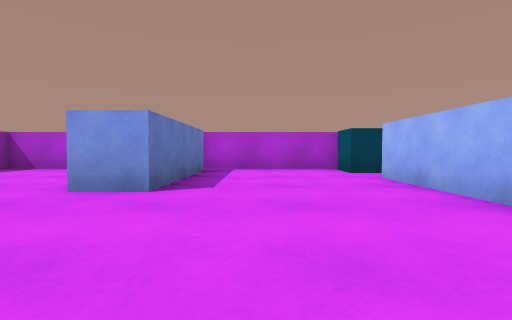
view 1 (above)

13 first-person views from a walk through a Unity game level. The camera is 0.51 m above the floor, tilts 2° down and sees 85° across. The floor is counted in squares, 1 m on a side. Each view is taken from the middle of a square. On the plan, view 1 faces up. The plan holds only what a view shows up to about 9 squares ahead; the rest is blank. The player is left out.

view 2
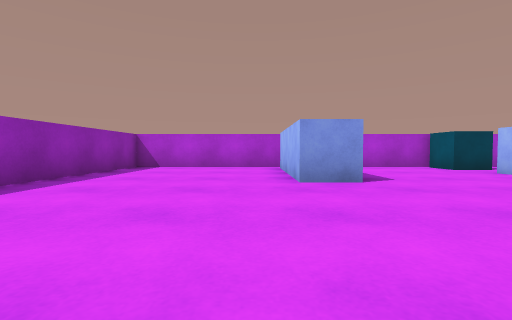

view 3
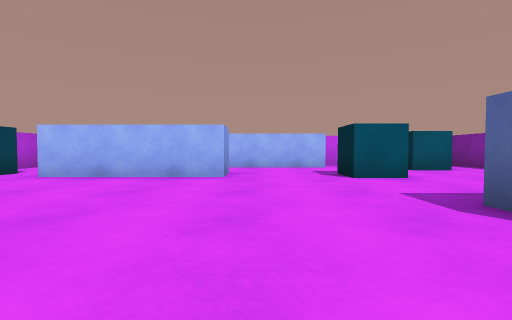

view 4
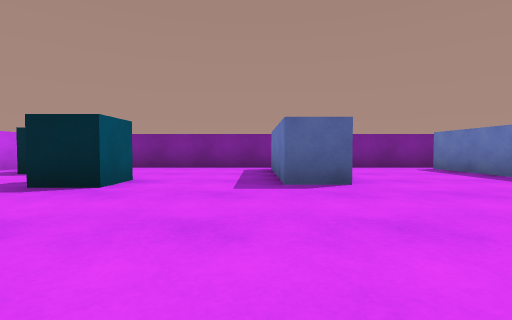

view 5
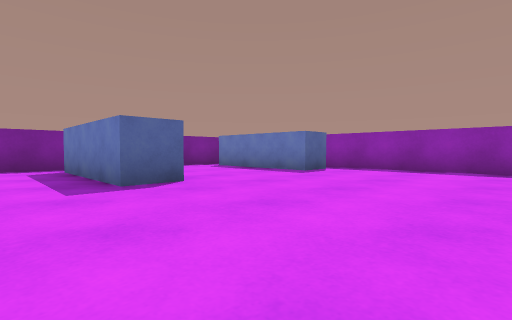

view 6
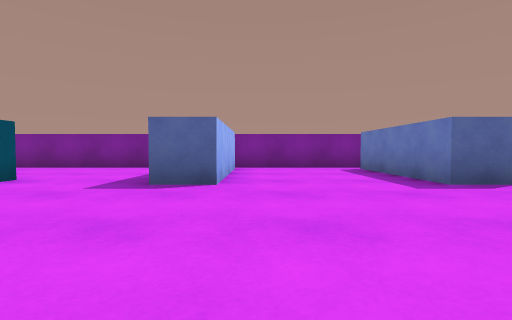

view 7
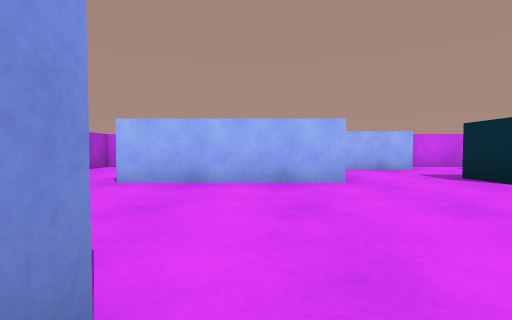

view 8
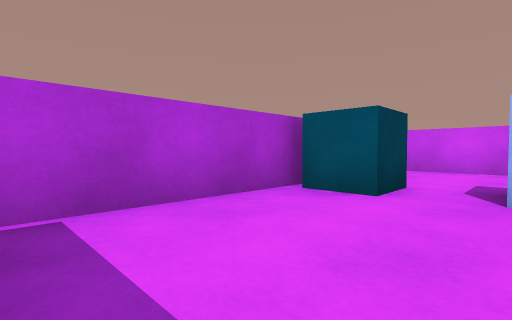

view 9
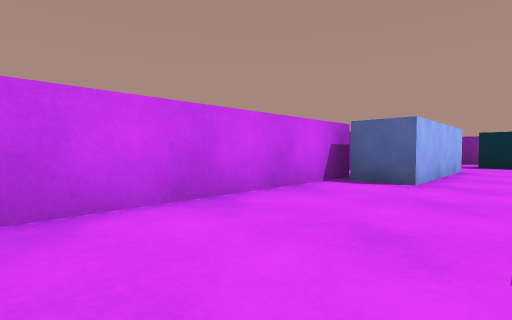

view 10
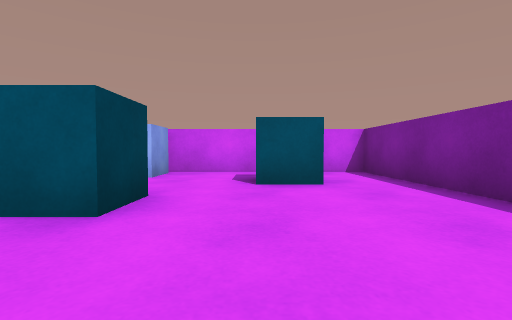

view 11
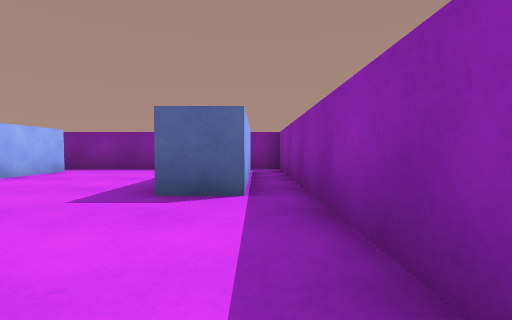

view 12
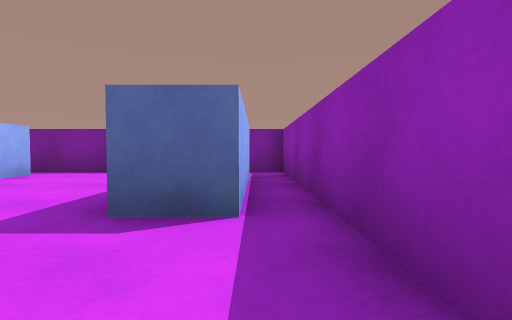

view 13
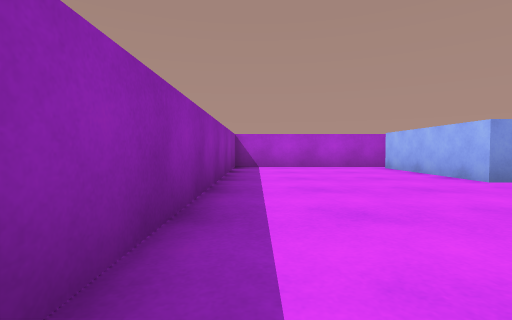

### Floor plan
Points are (right, up) in squares from view 1. A wall is a line through its corners. A room is listed if a view was taken in it or the views show most of it. See-through windows are left out.
Room 1 (views 1, 2, 3, 4, 5, 6, 7, 8, 10, 11, 12, 13)
walls: (3.2, 1.6) (2.3, 1.6) (2.3, 5.2); (-1.4, -4.8) (-1.4, -1.1) (-0.4, -1.1) (-0.4, -4.8); (-5.9, -2.4) (-5.9, -1.1) (-4.9, -1.1) (-4.9, -4.8); (-1.3, 7) (-1.3, 3.4) (-2.3, 3.4) (-2.3, 7); (2.5, 7.5) (-6.6, 7.5) (-6.6, -5.5) (6.5, -5.5) (6.5, -1.1) (5.2, -1.1) (5.2, 1.5)
ways out: opening at (4, 2) to room 2; gap at (-2, 7)
objects: cube (2, -2) to (3, -1); cube (4, -4) to (5, -3)
Room 2 (view 9)
walls: (6.5, 1.9) (6.5, 7.5) (4.1, 7.5); (5.2, 1.5) (5.2, 2.5) (6.2, 2.5)
ways out: opening at (4, 2) to room 1
objects: cube (2, 6) to (3, 7)

Where each view was taken, in squares from view 1:
view 1: 0 up, 0 right, facing up
view 2: 1 down, 3 left, facing up
view 3: 1 up, 3 left, facing right
view 4: 3 up, 0 right, facing down
view 5: 3 up, 1 right, facing down-left
view 6: 3 up, 2 left, facing down
view 7: 3 up, 2 left, facing right
view 8: 5 up, 1 left, facing up-right
view 9: 7 up, 4 right, facing down-right
view 10: 3 down, 0 right, facing right
view 11: 2 up, 6 left, facing down
view 12: 1 up, 6 left, facing down
view 13: 1 down, 6 left, facing up
